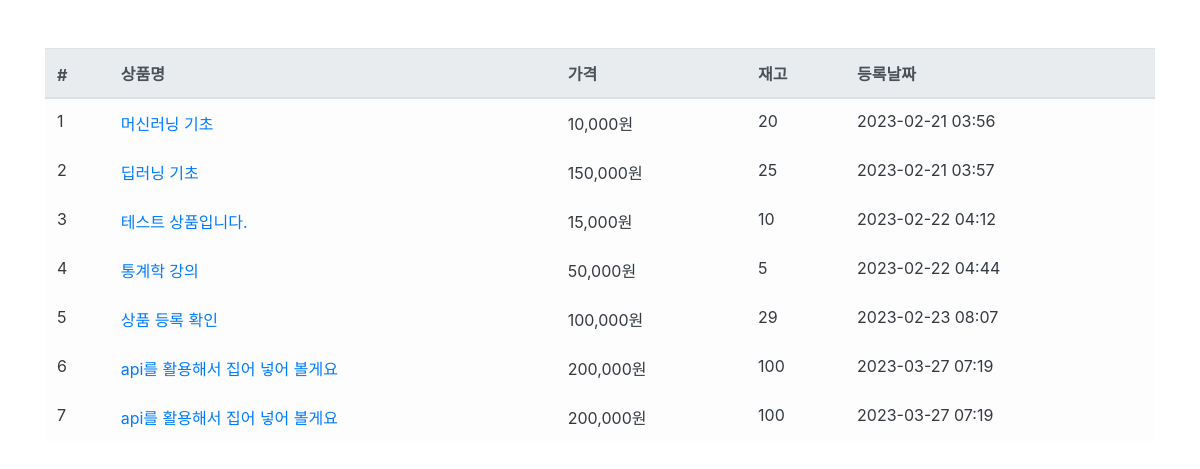
The app's page /product/ with its own data.
### product/models.py (models this page shows, shortened)
class Product(models.Model):
    product_name = models.CharField(max_length=256, verbose_name="상품명")
    product_price = models.IntegerField(verbose_name="상품가격")
    product_desc = models.TextField(verbose_name="상품설명")
    product_stock = models.IntegerField(verbose_name="상품재고")
    registered_date = models.DateTimeField(auto_now_add=True, verbose_name="등록날짜")
    class Meta:
        db_table="tb_product"
        verbose_name = "상품"
        verbose_name_plural = "상품"

### product/views.py (the view)
# urls.py: path('', views.ProductList.as_view()),
class ProductList(ListView):
    model = Product
    template_name = 'product_list.html'
    context_object_name = 'product_list'

### product/templates/product_list.html (shortened to what this page needs)
{% extends "base.html" %}
{% load humanize %}
{% block contents %}
<div class="row mt-5">
    <div class="col-12">
        <table class="table table-light">
            <thead class="thead-light">
                <tr>
                    <th scope="col">#</th>
                    <th scope="col">상품명</th>
                    <th scope="col">가격</th>
                    <th scope="col">재고</th>
                    <th scope="col">등록날짜</th>
                </tr>
            </thead>
            <tbody class="text-dark">
                {% for product in product_list %}
                <tr>
                    <td scope="row"> {{ product.id }}</td>
                    <td scope="row"> <a id = "product-{{ product.id }}" href="detail/{{ product.id }}" onmouseover="productMouseOver({{ product.id }})" onmouseleave="productMouseLeave({{ product.id }})">{{ product.product_name }}</a></td>
                    <td scope="row"> {{ product.product_price|intcomma }}원</td>
                    <td scope="row"> {{ product.product_stock }}</td>
                    <td scope="row"> {{ product.registered_date|date:'Y-m-d H:i' }}</td>
                </tr>
                {% endfor %}
            </tbody>
        </table>
    </div>
</div>
{% endblock%}

### simple_shop/templates/base.html (shortened to what this page needs)
<html>
<head>
    <link rel="stylesheet" href="https://cdn.jsdelivr.net/npm/bootstrap@4.3.1/dist/css/bootstrap.min.css">
</head>
<body>
    <div class="container">
        {% block contents %}
        {% endblock%}
    </div>
</body>
</html>

### records on screen
Product: id "1", product_name "머신러닝 기초", product_price "10,000", product_stock "20", registered_date "2023-02-21 03:56"
Product: id "2", product_name "딥러닝 기초", product_price "150,000", product_stock "25", registered_date "2023-02-21 03:57"
Product: id "3", product_name "테스트 상품입니다.", product_price "15,000", product_stock "10", registered_date "2023-02-22 04:12"
Product: id "4", product_name "통계학 강의", product_price "50,000", product_stock "5", registered_date "2023-02-22 04:44"
Product: id "5", product_name "상품 등록 확인", product_price "100,000", product_stock "29", registered_date "2023-02-23 08:07"
Product: id "6", product_name "api를 활용해서 집어 넣어 볼게요", product_price "200,000", product_stock "100", registered_date "2023-03-27 07:19"
Product: id "7", product_name "api를 활용해서 집어 넣어 볼게요", product_price "200,000", product_stock "100", registered_date "2023-03-27 07:19"
